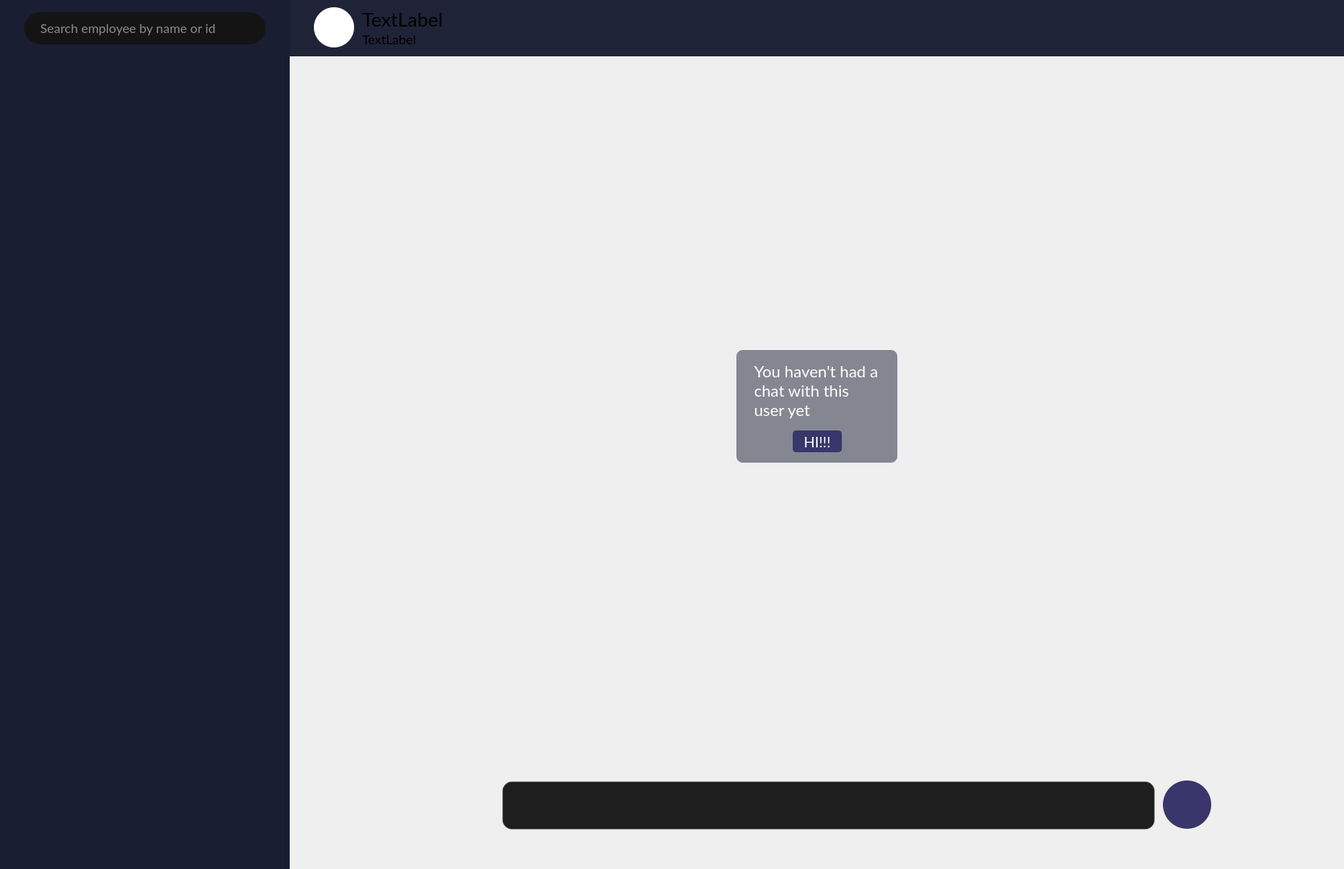
<?xml version="1.0" encoding="UTF-8"?>
<ui version="4.0">
 <class>EmployeesChatPage</class>
 <widget class="QWidget" name="EmployeesChatPage">
  <property name="geometry">
   <rect>
    <x>0</x>
    <y>0</y>
    <width>1670</width>
    <height>1080</height>
   </rect>
  </property>
  <property name="windowTitle">
   <string>Form</string>
  </property>
  <property name="styleSheet">
   <string notr="true"/>
  </property>
  <widget class="QWidget" name="side_menu_widget" native="true">
   <property name="geometry">
    <rect>
     <x>0</x>
     <y>0</y>
     <width>360</width>
     <height>1080</height>
    </rect>
   </property>
   <property name="styleSheet">
    <string notr="true">border:none;
background-color:rgb(25, 30, 50);</string>
   </property>
   <widget class="QLineEdit" name="search_lineEdit">
    <property name="geometry">
     <rect>
      <x>30</x>
      <y>15</y>
      <width>300</width>
      <height>40</height>
     </rect>
    </property>
    <property name="styleSheet">
     <string notr="true">color:white;
font-family:Lato, Consolas;
font-size:16px;
padding-left:18px;
background-color:rgb(20, 20, 20);
border-radius:20px;</string>
    </property>
    <property name="cursorPosition">
     <number>0</number>
    </property>
    <property name="placeholderText">
     <string>Search employee by name or id</string>
    </property>
   </widget>
   <widget class="QScrollArea" name="chats_scrollArea">
    <property name="geometry">
     <rect>
      <x>0</x>
      <y>70</y>
      <width>360</width>
      <height>991</height>
     </rect>
    </property>
    <property name="frameShadow">
     <enum>QFrame::Shadow::Raised</enum>
    </property>
    <property name="widgetResizable">
     <bool>true</bool>
    </property>
    <widget class="QWidget" name="scrollAreaWidgetContents_2">
     <property name="geometry">
      <rect>
       <x>0</x>
       <y>0</y>
       <width>360</width>
       <height>991</height>
      </rect>
     </property>
     <widget class="QWidget" name="chats_widget" native="true">
      <property name="geometry">
       <rect>
        <x>0</x>
        <y>0</y>
        <width>360</width>
        <height>1001</height>
       </rect>
      </property>
      <property name="sizePolicy">
       <sizepolicy hsizetype="Expanding" vsizetype="Expanding">
        <horstretch>0</horstretch>
        <verstretch>0</verstretch>
       </sizepolicy>
      </property>
      <widget class="QWidget" name="verticalLayoutWidget">
       <property name="geometry">
        <rect>
         <x>0</x>
         <y>0</y>
         <width>361</width>
         <height>1001</height>
        </rect>
       </property>
       <layout class="QVBoxLayout" name="chats_vLayout"/>
      </widget>
     </widget>
    </widget>
   </widget>
  </widget>
  <widget class="QWidget" name="header_widget" native="true">
   <property name="geometry">
    <rect>
     <x>360</x>
     <y>-1</y>
     <width>1310</width>
     <height>71</height>
    </rect>
   </property>
   <property name="styleSheet">
    <string notr="true">border:none;
background-color:rgb(30, 35, 55);</string>
   </property>
   <widget class="QLabel" name="profile_pic_label">
    <property name="geometry">
     <rect>
      <x>30</x>
      <y>10</y>
      <width>50</width>
      <height>50</height>
     </rect>
    </property>
    <property name="styleSheet">
     <string notr="true">border-radius:25px;
background-color:white;</string>
    </property>
    <property name="text">
     <string/>
    </property>
   </widget>
   <widget class="QLabel" name="empl_full_name_label">
    <property name="geometry">
     <rect>
      <x>90</x>
      <y>10</y>
      <width>300</width>
      <height>30</height>
     </rect>
    </property>
    <property name="styleSheet">
     <string notr="true">font-family:Lato, Consolas;
font-size:24px;
background-color:transparent;
border:none;</string>
    </property>
    <property name="text">
     <string>TextLabel</string>
    </property>
   </widget>
   <widget class="QLabel" name="last_seen_label">
    <property name="geometry">
     <rect>
      <x>90</x>
      <y>40</y>
      <width>170</width>
      <height>20</height>
     </rect>
    </property>
    <property name="styleSheet">
     <string notr="true">font-family:Lato, Consolas;
font-size:16px;
background-color:transparent;
border:none;</string>
    </property>
    <property name="text">
     <string>TextLabel</string>
    </property>
   </widget>
  </widget>
  <widget class="QLineEdit" name="message_input_lineEdit">
   <property name="geometry">
    <rect>
     <x>624</x>
     <y>971</y>
     <width>811</width>
     <height>60</height>
    </rect>
   </property>
   <property name="styleSheet">
    <string notr="true">color:white;
font-family:Lato, Consolas;
font-size:20px;
padding-left:40px;
background-color:rgb(30, 30, 30);
border-radius:12px;
border:1px solid rgba(140, 140, 140, 0.4);</string>
   </property>
  </widget>
  <widget class="QPushButton" name="send_message_btn">
   <property name="geometry">
    <rect>
     <x>1445</x>
     <y>970</y>
     <width>60</width>
     <height>60</height>
    </rect>
   </property>
   <property name="styleSheet">
    <string notr="true">QPushButton{
border-radius:30px;
background-color:rgb(56, 54, 106);
}
QPushButton:hover{
background-color:rgb(36, 34, 86);	
}</string>
   </property>
   <property name="text">
    <string/>
   </property>
  </widget>
  <widget class="QWidget" name="message_area_widget" native="true">
   <property name="geometry">
    <rect>
     <x>360</x>
     <y>70</y>
     <width>1310</width>
     <height>1010</height>
    </rect>
   </property>
  </widget>
  <widget class="QScrollArea" name="messages_scrollArea">
   <property name="geometry">
    <rect>
     <x>630</x>
     <y>70</y>
     <width>840</width>
     <height>871</height>
    </rect>
   </property>
   <property name="styleSheet">
    <string notr="true">border:none;
background-color:transparent;</string>
   </property>
   <property name="widgetResizable">
    <bool>true</bool>
   </property>
   <widget class="QWidget" name="scrollAreaWidgetContents">
    <property name="geometry">
     <rect>
      <x>0</x>
      <y>0</y>
      <width>840</width>
      <height>871</height>
     </rect>
    </property>
    <widget class="QWidget" name="messages_widget" native="true">
     <property name="geometry">
      <rect>
       <x>0</x>
       <y>0</y>
       <width>840</width>
       <height>871</height>
      </rect>
     </property>
     <property name="sizePolicy">
      <sizepolicy hsizetype="Expanding" vsizetype="Expanding">
       <horstretch>0</horstretch>
       <verstretch>0</verstretch>
      </sizepolicy>
     </property>
     <widget class="QWidget" name="verticalLayoutWidget_2">
      <property name="geometry">
       <rect>
        <x>0</x>
        <y>0</y>
        <width>841</width>
        <height>871</height>
       </rect>
      </property>
      <layout class="QVBoxLayout" name="messages_vLayout"/>
     </widget>
    </widget>
   </widget>
  </widget>
  <widget class="QWidget" name="empty_chat_widget" native="true">
   <property name="geometry">
    <rect>
     <x>915</x>
     <y>435</y>
     <width>200</width>
     <height>140</height>
    </rect>
   </property>
   <property name="styleSheet">
    <string notr="true">border:none;
background-color:rgba(25, 30, 50, 0.5);
border-radius:8px;</string>
   </property>
   <widget class="QPushButton" name="say_hello_btn">
    <property name="geometry">
     <rect>
      <x>70</x>
      <y>100</y>
      <width>61</width>
      <height>27</height>
     </rect>
    </property>
    <property name="styleSheet">
     <string notr="true">QPushButton{
color:white;
font-family:Lato, Consolas;
font-size:18px;
border-radius:4px;
background-color:rgb(56, 54, 106);
}
QPushButton:hover{
background-color:rgb(36, 34, 86);	
}</string>
    </property>
    <property name="text">
     <string>HI!!!</string>
    </property>
   </widget>
   <widget class="QLabel" name="label">
    <property name="geometry">
     <rect>
      <x>22</x>
      <y>10</y>
      <width>161</width>
      <height>81</height>
     </rect>
    </property>
    <property name="styleSheet">
     <string notr="true">font-family:Lato, Consolas;
font-size:20px;
background-color:transparent;
color:white;
text-align:center;</string>
    </property>
    <property name="text">
     <string>You haven't had a chat with this user yet</string>
    </property>
    <property name="scaledContents">
     <bool>true</bool>
    </property>
    <property name="wordWrap">
     <bool>true</bool>
    </property>
   </widget>
  </widget>
  <zorder>side_menu_widget</zorder>
  <zorder>header_widget</zorder>
  <zorder>message_area_widget</zorder>
  <zorder>message_input_lineEdit</zorder>
  <zorder>send_message_btn</zorder>
  <zorder>messages_scrollArea</zorder>
  <zorder>empty_chat_widget</zorder>
 </widget>
 <resources/>
 <connections/>
</ui>
